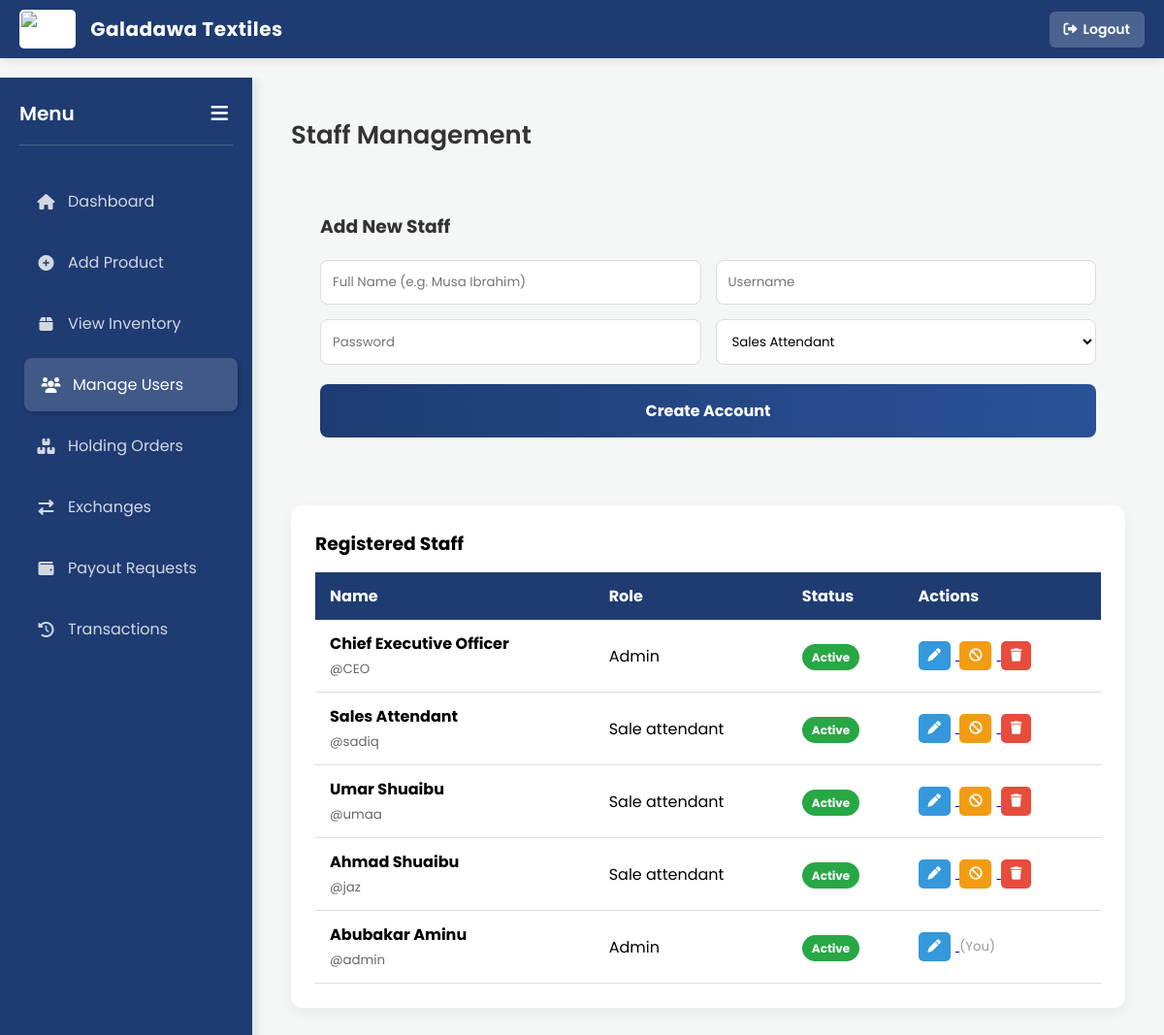
/admin/manage_users.php (signed in), run on the app's committed database.
### tables this page shows
CREATE TABLE `users` (
  `id` int(11) NOT NULL,
  `username` varchar(50) NOT NULL,
  `password` varchar(255) NOT NULL,
  `role` enum('admin','sale_attendant') NOT NULL,
  `fullname` varchar(100) NOT NULL,
  `created_at` timestamp NOT NULL DEFAULT current_timestamp(),
  `status` enum('active','suspended') DEFAULT 'active'
);

### admin/manage_users.php (the view, shortened to what this page needs)
<?php
include '../includes/payouts.php';
$admin_payout_unread = get_admin_unread_count($conn);
$users_result = $conn->query("SELECT * FROM users ORDER BY id DESC");
$users = [];
if ($users_result) {
    while ($row = $users_result->fetch_assoc()) {
        $users[] = $row;
    }
}
?>
<!DOCTYPE html>
<html lang="en">
<head>
    <link rel="stylesheet" href="https://cdnjs.cloudflare.com/ajax/libs/font-awesome/6.0.0/css/all.min.css">
    <link rel="stylesheet" href="../css/style.css">
    <link rel="stylesheet" href="../css/toastify.min.css">
</head>
<body class="admin-mobile-ui">
<?php $is_dashboard = true; include '../includes/topbar.php'; ?>
    <div class="dashboard-container">
        <div class="sidebar" id="sidebar">
            <div class="sidebar-header">
                <h3>Menu</h3>
                <button class="toggle-btn" onclick="toggleSidebar()"><i class="fas fa-bars"></i></button>
            </div>
            <a href="dashboard.php"><i class="fas fa-home"></i> <span>Dashboard</span></a>
            <a href="add_product.php"><i class="fas fa-plus-circle"></i> <span>Add Product</span></a>
            <a href="view_inventory.php"><i class="fas fa-box"></i> <span>View Inventory</span></a>
            <a href="manage_users.php" class="active"><i class="fas fa-users"></i> <span>Manage Users</span></a>
            <a href="holding_orders.php"><i class="fas fa-boxes-stacked"></i> <span>Holding Orders</span></a>
            <a href="exchange_history.php"><i class="fas fa-right-left"></i> <span>Exchanges</span></a>
            <a href="payout_requests.php"><i class="fas fa-wallet"></i> <span>Payout Requests</span><?php if ($admin_payout_unread > 0): ?><span class="notif-dot"></span><?php endif; ?></a>
            <a href="transaction_history.php"><i class="fas fa-history"></i> <span>Transactions</span></a>
        </div>
        <div class="main-content">
            <div class="header-title">Staff Management</div>
            <div class="form-card" style="margin-bottom: 40px; padding: 30px;">
                <h3 style="margin-bottom: 20px; color: #333;">Add New Staff</h3>
                <form action="" method="POST">
                    <div class="form-grid">
                        <input type="text" name="fullname" placeholder="Full Name (e.g. Musa Ibrahim)" required>
                        <input type="text" name="username" placeholder="Username" required>
                        <input type="password" name="password" placeholder="Password" required>
                        <select name="role">
                            <option value="sale_attendant">Sales Attendant</option>
                        </select>
                    </div>
                    <button type="submit" class="btn-submit">Create Account</button>
                </form>
            </div>
            <div class="table-container">
                <h3>Registered Staff</h3>
                <table class="styled-table">
                    <thead>
                        <tr>
                            <th>Name</th>
                            <th>Role</th>
                            <th>Status</th>
                            <th>Actions</th>
                        </tr>
                    </thead>
                    <tbody>
                        <?php foreach($users as $row): ?>
                        <tr>
                            <td>
                                <b><?php echo $row['fullname']; ?></b><br>
                                <small style="color: #666;">@<?php echo $row['username']; ?></small>
                            </td>
                            <td><?php echo ucfirst(str_replace('_', ' ', $row['role'])); ?></td>
                            <td>
                                <span class="badge <?php echo ($row['status'] == 'active') ? 'bg-active' : 'bg-suspended'; ?>">
                                    <?php echo ucfirst($row['status']); ?>
                                </span>
                            </td>
                            <td>
                                <a href="manage_users.php?edit_id=<?php echo (int)$row['id']; ?>" title="Edit User">
                                    <button class="action-btn" style="background:#3498db;"><i class="fas fa-pen"></i></button>
                                </a>
                                <?php if($row['id'] != $_SESSION['user_id']): ?>
                                    <a href="manage_users.php?toggle_id=<?php echo $row['id']; ?>&status=<?php echo $row['status']; ?>"
                                       title="<?php echo ($row['status']=='active') ? 'Suspend User' : 'Activate User'; ?>">
                                        <button class="action-btn <?php echo ($row['status']=='active') ? 'btn-suspend' : 'btn-activate'; ?>">
                                            <i class="fas <?php echo ($row['status']=='active') ? 'fa-ban' : 'fa-check'; ?>"></i>
                                        </button>
                                    </a>
                                    <a href="manage_users.php?delete_id=<?php echo $row['id']; ?>"
                                       onclick="return confirm('Are you sure you want to delete this user?');" title="Delete User">
                                        <button class="action-btn btn-delete"><i class="fas fa-trash"></i></button>
                                    </a>
                                <?php else: ?>
                                    <small style="color: #999;">(You)</small>
                                <?php endif; ?>
                            </td>
                        </tr>
                        <?php endforeach; ?>
                    </tbody>
                </table>
            </div>
        </div>
    </div>
</body>
</html>

### css/style.css (style rules this page uses)
* { margin: 0; padding: 0; box-sizing: border-box; font-family: 'Poppins', sans-serif; }
body { background-color: #f4f7f6; min-height: 100vh; }
input[type="text"], input[type="password"], input[type="number"], select { width: 100%; padding: 12px; background: #fff; border: 1px solid #ddd; border-radius: 8px; outline: none; transition: 0.3s; }
.dashboard-container { display: flex; width: 100%; min-height: 100vh; height: calc(100vh - 80px); overflow: hidden; }
.sidebar { width: 260px; background: #1e3c72; color: white; display: flex; flex-direction: column; padding: 20px; box-shadow: 4px 0 10px rgba(0,0,0,0.1); transition: width 0.3s ease; flex-shrink: 0; position: sticky; top: 0; height: 100%; align-self: flex-start; }
.sidebar-header { display: flex; justify-content: space-between; align-items: center; padding-bottom: 15px; margin-bottom: 30px; border-bottom: 1px solid rgba(255,255,255,0.2); height: 50px; }
.sidebar h3 { margin: 0; font-size: 20px; font-weight: 600; white-space: nowrap; overflow: hidden; }
.toggle-btn { background: none; border: none; color: white; font-size: 20px; cursor: pointer; padding: 5px; }
.sidebar a { text-decoration: none; color: rgba(255,255,255,0.8); padding: 15px; margin-bottom: 8px; border-radius: 8px; display: flex; align-items: center; transition: 0.3s; white-space: nowrap; overflow: hidden; position: relative; }
.sidebar a i { width: 25px; text-align: center; margin-right: 10px; }
.sidebar a:hover, .sidebar a.active { background: rgba(255,255,255,0.15); color: white; transform: translateX(5px); box-shadow: 2px 2px 5px rgba(0,0,0,0.2); }
.main-content { flex: 1; padding: 40px; background: #f4f7f6; overflow-y: auto; height: 100%; }
.header-title { font-size: 26px; color: #333; margin-bottom: 30px; font-weight: 600; }
.table-container { background: white; padding: 25px; border-radius: 12px; box-shadow: 0 5px 15px rgba(0,0,0,0.05); }
.styled-table { width: 100%; border-collapse: collapse; margin-top: 15px; }
.styled-table th { background-color: #1e3c72; color: white; text-align: left; padding: 12px 15px; }
.styled-table td { padding: 12px 15px; border-bottom: 1px solid #dddddd; }
.styled-table tbody tr { transition: all 0.2s ease; cursor: pointer; }
.btn-submit { width: 100%; padding: 15px; background: linear-gradient(to right, #1e3c72, #2a5298); color: white; border: none; border-radius: 8px; font-size: 16px; font-weight: bold; cursor: pointer; transition: transform 0.2s; }

### admin/manage_users.php (style rules this page uses)
.badge { padding: 5px 10px; border-radius: 15px; font-size: 12px; font-weight: bold; color: white; }
.bg-active { background-color: #28a745; }
.action-btn { padding: 5px 10px; border: none; border-radius: 5px; cursor: pointer; color: white; margin-right: 5px; }
.btn-suspend { background-color: #f39c12; }
.btn-delete { background-color: #e74c3c; }
.form-grid { display: grid; grid-template-columns: 1fr 1fr; gap: 15px; margin-bottom: 20px; }
.table-container { overflow-x: auto; -webkit-overflow-scrolling: touch; }
.styled-table { min-width: 780px; }

### data on the page
users: fullname "Chief Executive Officer", username "CEO", role "Admin", status "Active"
users: fullname "Sales Attendant", username "sadiq", role "Sale attendant", status "Active"
users: fullname "Umar Shuaibu", username "umaa", role "Sale attendant", status "Active"
users: fullname "Ahmad Shuaibu", username "jaz", role "Sale attendant", status "Active"
users: fullname "Abubakar Aminu", username "admin", role "Admin", status "Active", shows "(You)"
